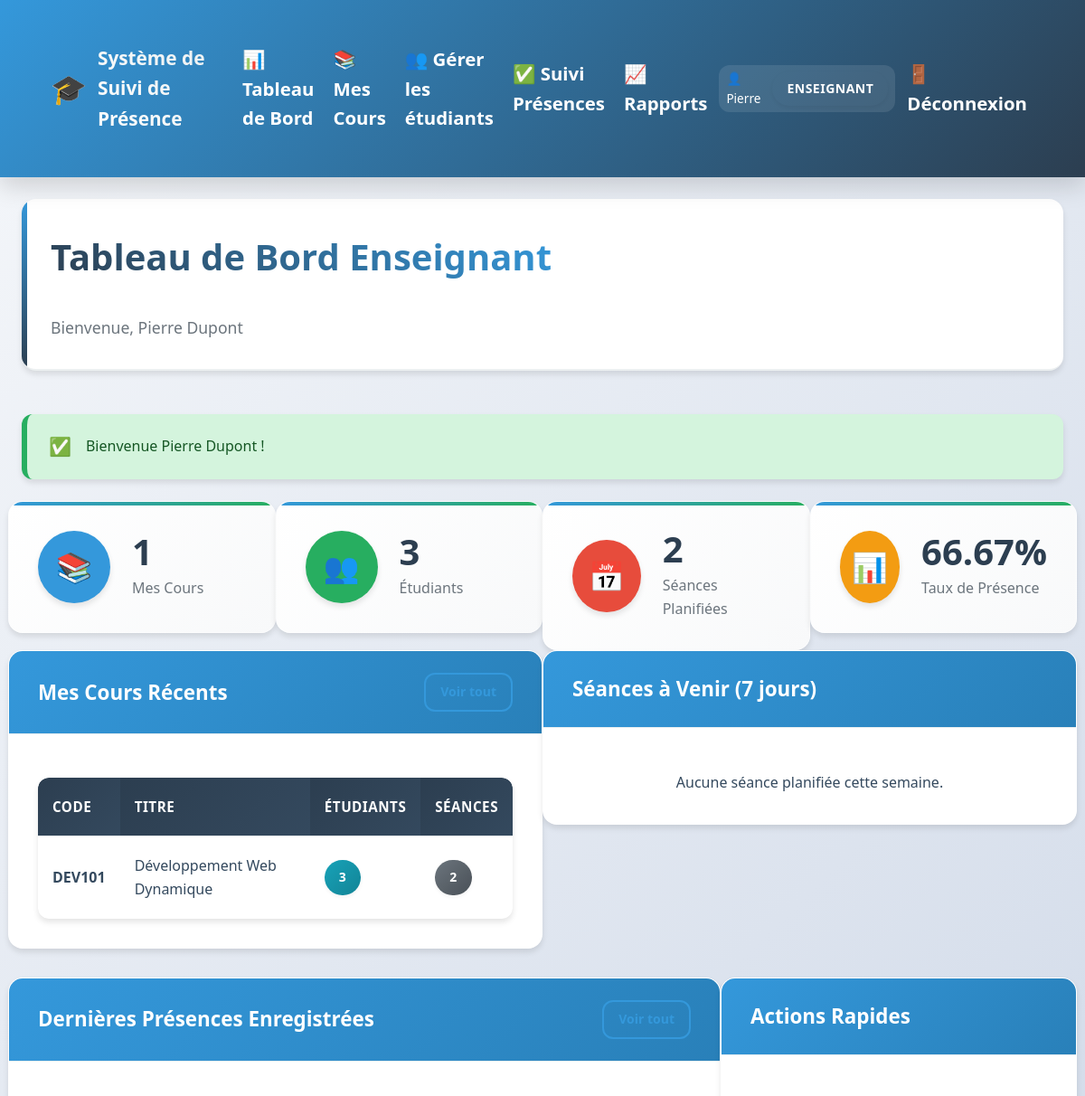
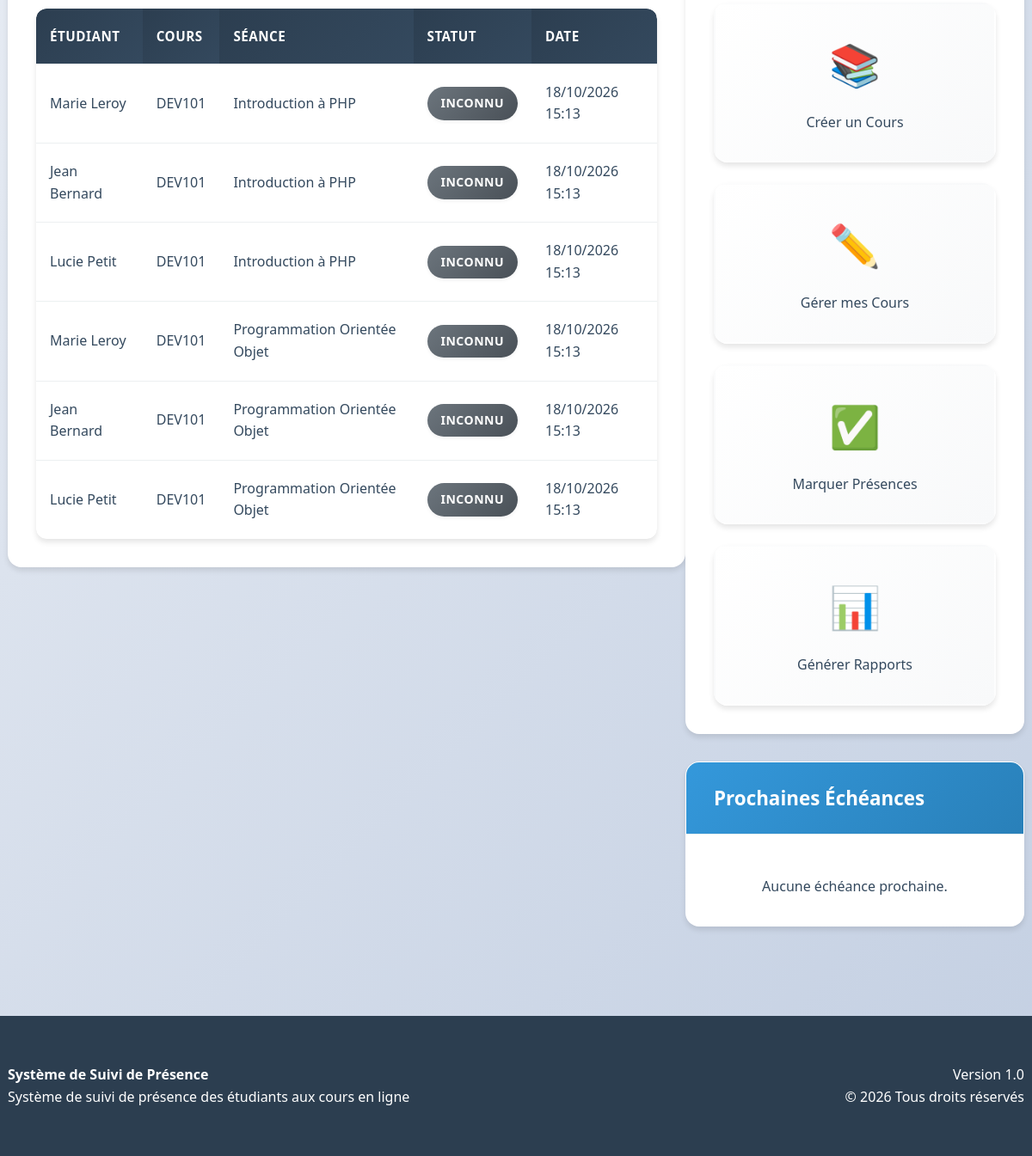
/enseignant/dashboard.php (signed in), run on the app's committed database (2 pictures, top to bottom).
### tables this page shows
CREATE TABLE courses (
    id INT PRIMARY KEY AUTO_INCREMENT,
    code VARCHAR(20) UNIQUE NOT NULL,
    titre VARCHAR(255) NOT NULL,
    description TEXT,
    enseignant_id INT NOT NULL,
    date_debut DATE,
    date_fin DATE,
    created_at TIMESTAMP DEFAULT CURRENT_TIMESTAMP,
    updated_at TIMESTAMP DEFAULT CURRENT_TIMESTAMP ON UPDATE CURRENT_TIMESTAMP,
    FOREIGN KEY (enseignant_id) REFERENCES users(id) ON DELETE CASCADE
);

CREATE TABLE attendance (
    id INT PRIMARY KEY AUTO_INCREMENT,
    session_id INT NOT NULL,
    student_id INT NOT NULL,
    statut ENUM('present', 'absent', 'retard', 'excusé') DEFAULT 'absent',
    date_marquage TIMESTAMP DEFAULT CURRENT_TIMESTAMP,
    remarque TEXT,
    marked_by INT,
    UNIQUE KEY unique_attendance (session_id, student_id),
    FOREIGN KEY (session_id) REFERENCES sessions(id) ON DELETE CASCADE,
    FOREIGN KEY (student_id) REFERENCES users(id) ON DELETE CASCADE,
    FOREIGN KEY (marked_by) REFERENCES users(id) ON DELETE SET NULL
);

CREATE TABLE users (
    id INT PRIMARY KEY AUTO_INCREMENT,
    username VARCHAR(50) UNIQUE NOT NULL,
    email VARCHAR(100) UNIQUE NOT NULL,
    password VARCHAR(255) NOT NULL,
    role ENUM('admin', 'enseignant', 'etudiant') NOT NULL,
    nom VARCHAR(100) NOT NULL,
    prenom VARCHAR(100) NOT NULL,
    date_naissance DATE,
    telephone VARCHAR(20),
    created_at TIMESTAMP DEFAULT CURRENT_TIMESTAMP,
    updated_at TIMESTAMP DEFAULT CURRENT_TIMESTAMP ON UPDATE CURRENT_TIMESTAMP,
    is_active BOOLEAN DEFAULT TRUE
);

CREATE TABLE sessions (
    id INT PRIMARY KEY AUTO_INCREMENT,
    course_id INT NOT NULL,
    titre VARCHAR(255) NOT NULL,
    description TEXT,
    date_session DATETIME NOT NULL,
    duree_minutes INT DEFAULT 60,
    created_at TIMESTAMP DEFAULT CURRENT_TIMESTAMP,
    updated_at TIMESTAMP DEFAULT CURRENT_TIMESTAMP ON UPDATE CURRENT_TIMESTAMP,
    FOREIGN KEY (course_id) REFERENCES courses(id) ON DELETE CASCADE
);

### enseignant/dashboard.php (the view, shortened to what the rows shown need)
<?php
require_once '../includes/config.php';
require_once '../includes/functions.php';
$enseignant_id = $_SESSION['user_id'];
$stats = [];
try {
    global $pdo;
    $sql = "SELECT COUNT(*) as total_courses FROM courses WHERE enseignant_id = ?";
    $stmt = $pdo->prepare($sql);
    $stmt->execute([$enseignant_id]);
    $stats['total_courses'] = $stmt->fetchColumn();
    $sql = "SELECT COUNT(DISTINCT e.student_id) as total_students
            FROM enrollments e
            JOIN courses c ON e.course_id = c.id
            WHERE c.enseignant_id = ?";
    $stmt = $pdo->prepare($sql);
    $stmt->execute([$enseignant_id]);
    $stats['total_students'] = $stmt->fetchColumn();
    $sql = "SELECT COUNT(*) as total_sessions
            FROM sessions s
            JOIN courses c ON s.course_id = c.id
            WHERE c.enseignant_id = ?";
    $stmt = $pdo->prepare($sql);
    $stmt->execute([$enseignant_id]);
    $stats['total_sessions'] = $stmt->fetchColumn();
    $sql = "SELECT
            COUNT(*) as total,
            SUM(CASE WHEN a.statut = 'present' THEN 1 ELSE 0 END) as presents
            FROM attendance a
            JOIN sessions s ON a.session_id = s.id
            JOIN courses c ON s.course_id = c.id
            WHERE c.enseignant_id = ?";
    $stmt = $pdo->prepare($sql);
    $stmt->execute([$enseignant_id]);
    $attendance_data = $stmt->fetch();
    $stats['attendance_rate'] = calculatePercentage($attendance_data['presents'], $attendance_data['total']);
    $sql = "SELECT c.*,
            (SELECT COUNT(*) FROM enrollments WHERE course_id = c.id) as nb_etudiants,
            (SELECT COUNT(*) FROM sessions WHERE course_id = c.id) as nb_seances
            FROM courses c
            WHERE c.enseignant_id = ?
            ORDER BY c.created_at DESC
            LIMIT 5";
    $stmt = $pdo->prepare($sql);
    $stmt->execute([$enseignant_id]);
    $stats['recent_courses'] = $stmt->fetchAll();
    $sql = "SELECT s.*, c.code, c.titre as course_titre
            FROM sessions s
            JOIN courses c ON s.course_id = c.id
            WHERE c.enseignant_id = ?
            AND s.date_session BETWEEN NOW() AND DATE_ADD(NOW(), INTERVAL 7 DAY)
            ORDER BY s.date_session ASC
            LIMIT 5";
    $stmt = $pdo->prepare($sql);
    $stmt->execute([$enseignant_id]);
    $stats['upcoming_sessions'] = $stmt->fetchAll();
    $sql = "SELECT a.*, s.titre as session_titre, c.code as course_code,
            u.nom as student_nom, u.prenom as student_prenom
            FROM attendance a
            JOIN sessions s ON a.session_id = s.id
            JOIN courses c ON s.course_id = c.id
            JOIN users u ON a.student_id = u.id
            WHERE c.enseignant_id = ?
            ORDER BY a.date_marquage DESC
            LIMIT 8";
    $stmt = $pdo->prepare($sql);
    $stmt->execute([$enseignant_id]);
    $stats['recent_attendance'] = $stmt->fetchAll();
} catch (PDOException $e) {
    error_log("Erreur lors du chargement du dashboard enseignant: " . $e->getMessage());
    $error = "Erreur lors du chargement des données.";
}
?>
<!DOCTYPE html>
<html lang="fr">
<head>
    <link rel="stylesheet" href="../assets/css/style.css">
    <link rel="stylesheet" href="../assets/css/dashboard.css">
</head>
<body>
    <?php include '../includes/header.php'; ?>
    <div class="container">
        <div class="page-header">
            <h1>Tableau de Bord Enseignant</h1>
        </div>
        <div class="row">
            <div class="col-6">
                <div class="card">
                    <div class="card-body">
                        <?php if (!empty($stats['recent_courses'])): ?>
                            <div class="table-responsive">
                                <table class="table">
                                    <thead>
                                        <tr>
                                            <th>Code</th>
                                            <th>Titre</th>
                                            <th>Étudiants</th>
                                            <th>Séances</th>
                                        </tr>
                                    </thead>
                                    <tbody>
                                        <?php foreach ($stats['recent_courses'] as $course): ?>
                                            <tr>
                                                <td><strong><?php echo $course['code']; ?></strong></td>
                                                <td><?php echo $course['titre']; ?></td>
                                                <td>
                                                    <span class="badge badge-info"><?php echo $course['nb_etudiants']; ?></span>
                                                </td>
                                                <td>
                                                    <span class="badge badge-secondary"><?php echo $course['nb_seances']; ?></span>
                                                </td>
                                            </tr>
                                        <?php endforeach; ?>
                                    </tbody>
                                </table>
                            </div>
                        <?php endif; ?>
                    </div>
                </div>
            </div>
        </div>
        <div class="row">
            <div class="col-8">
                <div class="card">
                    <div class="card-body">
                        <?php if (!empty($stats['recent_attendance'])): ?>
                            <div class="table-responsive">
                                <table class="table">
                                    <thead>
                                        <tr>
                                            <th>Étudiant</th>
                                            <th>Cours</th>
                                            <th>Séance</th>
                                            <th>Statut</th>
                                            <th>Date</th>
                                        </tr>
                                    </thead>
                                    <tbody>
                                        <?php foreach ($stats['recent_attendance'] as $attendance): ?>
                                            <tr>
                                                <td><?php echo $attendance['student_prenom'] . ' ' . $attendance['student_nom']; ?></td>
                                                <td><?php echo $attendance['course_code']; ?></td>
                                                <td><?php echo $attendance['session_titre']; ?></td>
                                                <td><?php echo getAttendanceStatusBadge($attendance['statut']); ?></td>
                                                <td><?php echo formatDate($attendance['date_marquage']); ?></td>
                                            </tr>
                                        <?php endforeach; ?>
                                    </tbody>
                                </table>
                            </div>
                        <?php else: ?>
                            <p class="text-center">Aucune présence enregistrée récemment.</p>
                        <?php endif; ?>
                    </div>
                </div>
            </div>
        </div>
    </div>
</body>
</html>

### includes/functions.php (shortened to what the rows shown need)
<?php
function formatDate($date, $format = 'd/m/Y H:i') {
    $datetime = new DateTime($date);
    return $datetime->format($format);
}
function calculatePercentage($part, $total) {
    return round(($part / $total) * 100, 2);
}
function getAttendanceStatusBadge($statut) {
    $badges = [
        'present' => '<span class="badge badge-success">Présent</span>',
        'absent' => '<span class="badge badge-danger">Absent</span>',
        'retard' => '<span class="badge badge-warning">Retard</span>',
        'excusé' => '<span class="badge badge-info">Excusé</span>'
    ];
    return $badges[$statut] ?? '<span class="badge badge-secondary">Inconnu</span>';
}
?>

### data on the page
courses: code "DEV101", titre "Développement Web Dynamique", nb_etudiants "3", nb_seances "2"
attendance: student.prenom "Marie", student.nom "Leroy", courses.code "DEV101", session.titre "Introduction à PHP", statut "INCONNU", date_marquage "18/10/2026 15:13"
attendance: student.prenom "Jean", student.nom "Bernard", courses.code "DEV101", session.titre "Introduction à PHP", statut "INCONNU", date_marquage "18/10/2026 15:13"
attendance: student.prenom "Lucie", student.nom "Petit", courses.code "DEV101", session.titre "Introduction à PHP", statut "INCONNU", date_marquage "18/10/2026 15:13"
attendance: student.prenom "Marie", student.nom "Leroy", courses.code "DEV101", session.titre "Programmation Orientée Objet", statut "INCONNU", date_marquage "18/10/2026 15:13"
attendance: student.prenom "Jean", student.nom "Bernard", courses.code "DEV101", session.titre "Programmation Orientée Objet", statut "INCONNU", date_marquage "18/10/2026 15:13"
attendance: student.prenom "Lucie", student.nom "Petit", courses.code "DEV101", session.titre "Programmation Orientée Objet", statut "INCONNU", date_marquage "18/10/2026 15:13"

### other printed values
APP_NAME "Système de Suivi de Présence"
$_SESSION['user_prenom'] "Pierre"
$userRole "ENSEIGNANT"
$_SESSION['user_nom'] "Dupont"
$_SESSION['success_message'] "Bienvenue Pierre Dupont !"
$stats['total_courses'] "1"
$stats['total_students'] "3"
$stats['total_sessions'] "2"
$stats['attendance_rate'] "66.67"
APP_VERSION "1.0"
